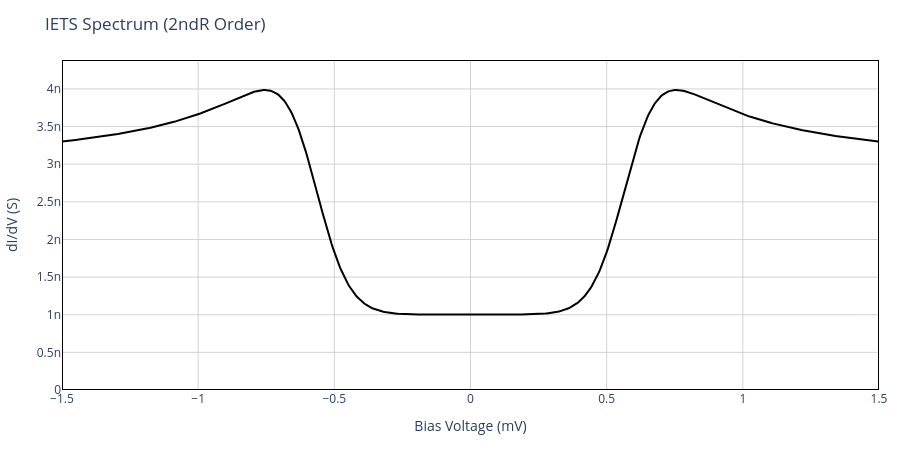

The cell this chart's notebook holds for it:
### Markdown cell above
## Tunneling-induced pumping

The order `2ndR` solves voltage-dependent population rate equations and numerically differentiates the current. Population redistribution changes the conductance and can produce an overshoot.

### Code cell
dIdV.plot_IETS(
    spin, V_array=voltage, order="2ndR", norm=False,
);

### Figure 1 — Plotly figure (JSON) as saved in the notebook; plotly's stock layout.template omitted (floating-point values rounded to 4 significant figures; data arrays with more than 128 entries replaced by an {"elided": "..."} marker saying what was removed)
{"data": [{"line": {"color": "black", "width": 2}, "mode": "lines", "name": "IETS Spectrum", "type": "scatter", "x": {"elided": "601 float values"}, "y": {"elided": "601 float values"}}], "layout": {"autosize": true, "height": 450, "margin": {"b": 60, "l": 60, "r": 20, "t": 60}, "paper_bgcolor": "white", "plot_bgcolor": "white", "shapes": [{"fillcolor": "rgba(0,0,0,0)", "line": {"color": "black", "width": 2}, "type": "rect", "x0": -1.5, "x1": 1.5, "xref": "x", "y0": 0, "y1": 4.385e-09, "yref": "y"}], "title": {"text": "IETS Spectrum (2ndR Order)"}, "xaxis": {"gridcolor": "lightgray", "range": [-1.5, 1.5], "showgrid": true, "title": {"text": "Bias Voltage (mV)"}, "zeroline": false}, "yaxis": {"gridcolor": "lightgray", "range": [0, 4.385e-09], "showgrid": true, "title": {"text": "dI/dV (S)"}, "zeroline": false}}}
